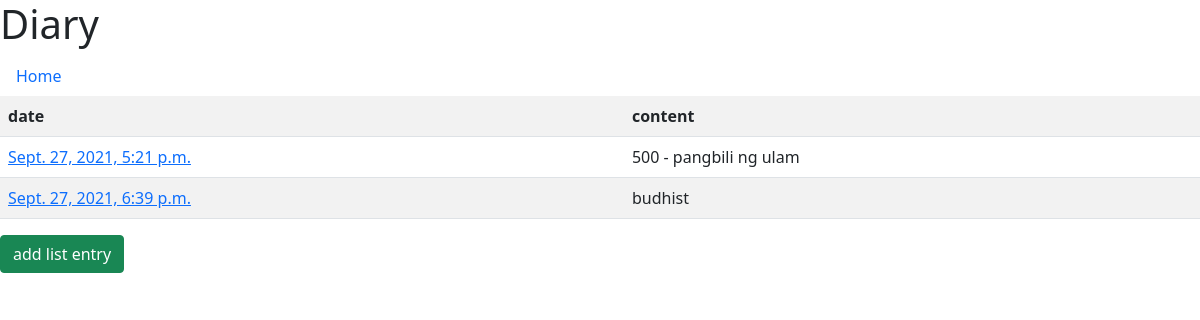
The app's page /list/list_entry_list/1 (signed in), older data.
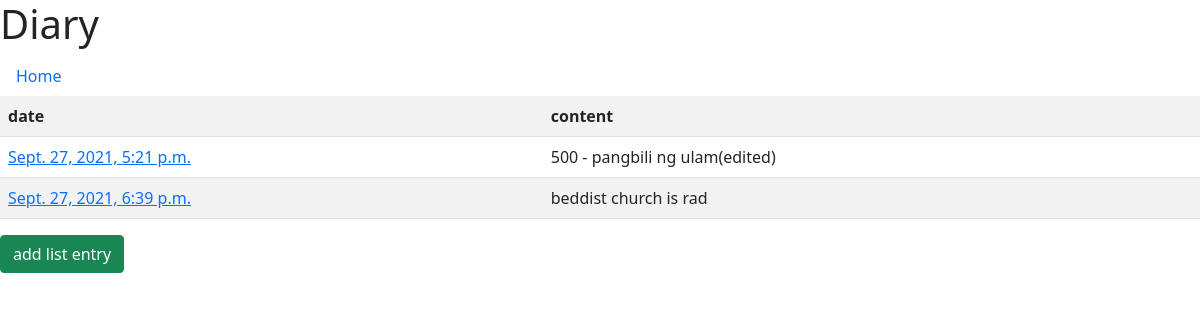
The same page, newer data.
### list/models.py (models this page shows, shortened)
class ListEntry(models.Model):
	list_obj			= models.ForeignKey(List, related_name='list_entries', on_delete=models.CASCADE, null=True)
	content 			= models.TextField()
	timestamp 			= models.DateTimeField(auto_now_add=True)

### list/views.py (the view)
# urls.py: path('list_entry_list/<list_id>', views.ListEntryListView.as_view(), name='list_entries_list'),
@method_decorator(login_required, name='dispatch')
class ListEntryListView(ListView):
	model = ListEntry
	template_name = 'list_entry/list.html'
	context_object_name = 'list_entries'
	paginate_by = 10
	def get_queryset(self):
		list_obj = self.get_list_object()
		queryset = ListEntry.objects.filter(list_obj=list_obj).order_by('timestamp')
		return queryset
	def get_context_data(self, **kwargs):
		list_obj = self.get_list_object()
		context = super(ListEntryListView, self).get_context_data(**kwargs)
		list_entries = self.get_queryset()
		page = self.request.GET.get('page')
		paginator = Paginator(list_entries, self.paginate_by)
		list_entries = context['list_entries']
		detail_links = [reverse_lazy('list_entry_detail', kwargs={'pk':list_entry.pk, 'list_id':list_obj.id}) for list_entry in list_entries]
		try:
			list_entries = paginator.page(page)
		except PageNotAnInteger:
			list_entries = paginator.page(1)
		except EmptyPage:
			list_entries = paginator.page(paginator.num_pages)
		context['list_entry_details'] = zip(list_entries, detail_links)
		context['add_list_entry_link'] = reverse_lazy('list_entry_create', kwargs={'list_id':list_obj.id})
		context['go_home_link'] = reverse_lazy('home')
		return context
	def get_list_object(self):
		list_id = self.kwargs['list_id']
		try:
			list_obj = List.objects.get(pk=list_id)
		except LidtDoesNotExist:
			raise Http404()
		if list_obj.user != self.request.user:
			raise Http404()
		return list_obj

### templates/list_entry/list.html (shortened to what this page needs)
{% extends 'diary_base.html' %}
{% block content %}
		<ul class="nav">
			<li class="nav-item">
				<a href="{{go_home_link}}" class="nav-link">Home</a>
			</li>
		</ul>
	<table class="table table-striped">
		<tr>
			<th>date</th>
			<th>content</th>
		</tr>
		{% for entry, detail_link in list_entry_details %}
			<tr>
				<td><a href="{{detail_link}}">{{entry.timestamp}}</a></td>
				<td>{{entry.content}}</td>
			</tr>
		{% endfor %}
	</table>
	<a href="{{add_list_entry_link}}" class="btn btn-success" role="button">add list entry</a>
{% endblock %}

### templates/diary_base.html (shortened to what this page needs)
<!DOCTYPE html>
<html>
<head>
	<link href="https://cdn.jsdelivr.net/npm/bootstrap@5.1.1/dist/css/bootstrap.min.css" rel="stylesheet">
</head>
<body>
	<h1>Diary</h1>
	{% block content %}{% endblock %}
</body>
</html>

Row changes from the older to the newer data that the page shows:
changed ListEntry: content "500 - pangbili ng ulam" → "500 - pangbili ng ulam(edited)"
changed ListEntry: content "budhist" → "beddist church is rad"
